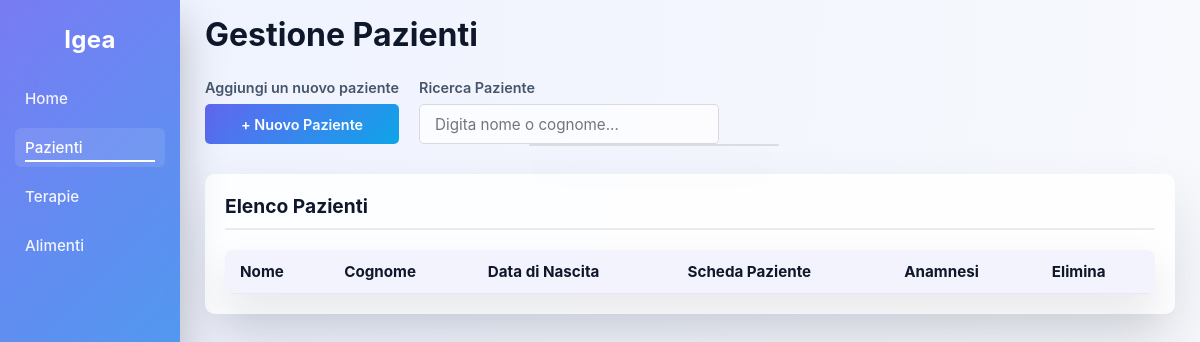
The page /pazienti.php on the database as committed earlier.
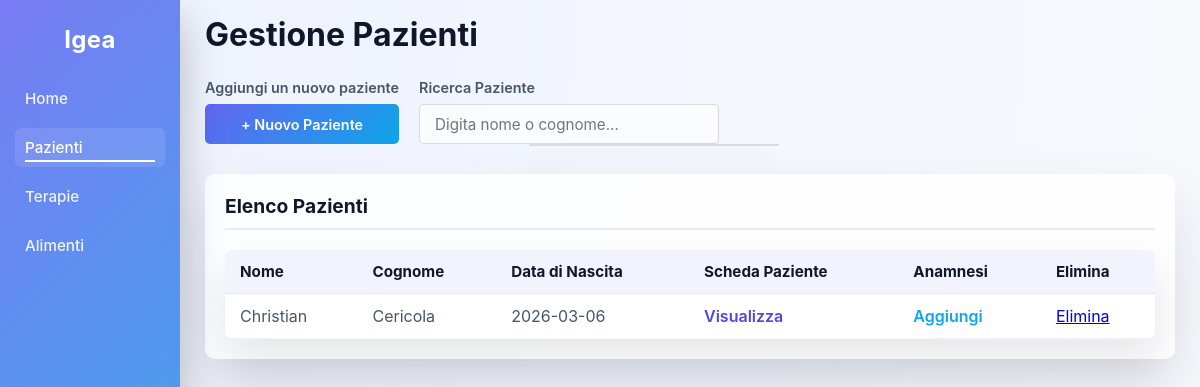
The same page on the database as committed later.
### tables this page shows
CREATE TABLE `paziente` (
  `id` int(11) NOT NULL,
  `nome` varchar(50) NOT NULL,
  `cognome` varchar(50) NOT NULL,
  `datanascita` date NOT NULL,
  `citta` varchar(50) NOT NULL,
  `indirizzo` varchar(200) NOT NULL,
  `civico` int(11) NOT NULL,
  `professione` varchar(50) DEFAULT NULL,
  `email` varchar(300) DEFAULT NULL,
  `telefono` varchar(20) DEFAULT NULL
);

### pazienti.php (the view, shortened to what this page needs)
<?php
$conn = new mysqli("localhost", "root", "", "terranova");
?>
<!DOCTYPE html>
<html lang="it">
<head>
    <link rel="stylesheet" href="style.css">
</head>
<body>
    <aside class="sidebar">
        <h1>Igea</h1>
        <nav>
            <a href="index.php">Home</a>
            <a href="pazienti.php" class="active">Pazienti</a>
            <a href="farmaci.php">Terapie</a>
            <a href="alimenti.php">Alimenti</a>
        </nav>
    </aside>
    <main class="main-content">
        <div>
            <h1 style="font-size: 2rem; color: #0f172a; margin-bottom: 25px; margin-top: 0;">Gestione Pazienti</h1>
            <div style="display: flex; align-items: flex-end; gap: 20px; margin-bottom: 30px;">
                <div>
                    <label style="display: block; font-size: 0.9rem; color: #475569; margin-bottom: 8px; font-weight: 600;">Aggiungi un nuovo paziente</label>
                    <a href="nuovo_paziente.php" class="btn-azione" style="height: 40px; padding: 0 20px; display: flex; align-items: center; justify-content: center; box-sizing: border-box; text-decoration: none;">+ Nuovo Paziente</a>
                </div>
                <div style="position: relative;">
                    <label style="display: block; font-size: 0.9rem; color: #475569; margin-bottom: 8px; font-weight: 600;">Ricerca Paziente</label>
                    <input type="text" id="searchPaziente" placeholder="Digita nome o cognome..." autocomplete="off" style="width: 300px; height: 40px; padding: 0 15px; border: 1px solid rgba(15,23,42,0.15); border-radius: 5px; box-sizing: border-box; font-size: 0.95rem; outline: none;">
                    <div id="risultatiRicerca"></div>
                </div>
            </div>
        </div>
        <div class="card-cruscotto">
            <h2 style="margin-top:0;">Elenco Pazienti</h2>
            <table>
                <thead>
                    <tr>
                        <th>Nome</th>
                        <th>Cognome</th>
                        <th>Data di Nascita</th>
                        <th>Scheda Paziente</th>
                        <th>Anamnesi</th>
                        <th>Elimina</th>
                    </tr>
                </thead>
                <tbody>
                <?php
                $query = "SELECT * FROM paziente ORDER BY cognome";
                $result = $conn->query($query);
                while ($row = $result->fetch_assoc()) {
                    echo "<tr>";
                    echo "<td>{$row['nome']}</td>";
                    echo "<td>{$row['cognome']}</td>";
                    echo "<td>{$row['datanascita']}</td>";
                    echo "<td>
                            <a href='scheda_paziente.php?id={$row['id']}' style='font-weight:600; text-decoration:none; color:#4f46e5;'>Visualizza</a>
                          </td>";
                    echo "<td>
                            <a href='aggiungi_anamnesi.php?id={$row['id']}' style='font-weight:600; text-decoration:none; color:#0ea5e9;'>Aggiungi</a>
                          </td>";
                    echo "<td>
                            <a href='#' onclick=\"confermaEliminazione('elimina_paziente.php?id=".$row['id']."'); return false;\">Elimina</a>
                          </td>";
                    echo "</tr>";
                }
                ?>
                </tbody>
            </table>
        </div>
    </main>
</body>
</html>

### style.css (style rules this page uses)
* { margin: 0; padding: 0; box-sizing: border-box; font-family: "Inter", system-ui, -apple-system, BlinkMacSystemFont, sans-serif; }
body { min-height: 100vh; background: radial-gradient(circle at top left, #eef2ff, #f8fafc); color: #0f172a; }
.sidebar { position: fixed; top: 0; left: 0; width: 180px; height: 100vh; z-index: 100; backdrop-filter: blur(14px); background: linear-gradient( 135deg, rgba(99,102,241,0.85), rgba(14,165,233,0.85) ); box-shadow: 0 20px 40px rgba(0,0,0,0.25); padding: 15px; }
.sidebar h1 { font-size: 1.5rem; margin-top: 10px; margin-bottom: 25px; text-align: center; color: white; letter-spacing: 0.3px; font-weight: 700; }
.sidebar nav { display: flex; flex-direction: column; gap: 10px; }
.sidebar nav a { color: white; text-decoration: none; padding: 10px; border-radius: 6px; font-size: 0.95rem; font-weight: 500; opacity: 0.9; transition: background 0.2s, color 0.2s, opacity 0.2s; position: relative; }
.sidebar nav a::after { content: ""; position: absolute; left: 10px; bottom: 5px; width: 0; height: 2px; background: white; transition: width 0.25s ease; }
.sidebar nav a:hover::after, .sidebar nav a.active::after { width: calc(100% - 20px); }
.sidebar nav a:hover, .sidebar nav a.active { opacity: 1; background-color: rgba(255, 255, 255, 0.1); }
.main-content { margin-left: 180px; padding: 15px 25px; }
#risultatiRicerca { position: absolute; top: 100%; left: 110px; width: 250px; border-radius: 6px; border: 1px solid rgba(15,23,42,0.15); background: rgba(255,255,255,0.97); box-shadow: 0 20px 40px rgba(15,23,42,0.15); z-index: 1000; max-height: 300px; overflow-y: auto; }
.card-cruscotto { background: rgba(255,255,255,0.85); backdrop-filter: blur(16px); border-radius: 10px; padding: 20px; box-shadow: 0 30px 60px rgba(15,23,42,0.12), inset 0 1px 0 rgba(255,255,255,0.4); }
.card-cruscotto h2 { margin-top: 0; font-size: 1.2rem; font-weight: 700; border-bottom: 2px solid rgba(15, 23, 42, 0.08); padding-bottom: 10px; margin-bottom: 15px; color: #0f172a; }
.btn-azione { display: inline-block; background: linear-gradient(135deg, #6366f1, #0ea5e9); color: white; text-decoration: none; padding: 8px 15px; border-radius: 5px; font-size: 0.9rem; font-weight: 600; border: none; cursor: pointer; transition: transform 0.2s ease, box-shadow 0.2s ease; }
label { display: block; margin-bottom: 5px; font-weight: 600; color: #0f172a; font-size: 0.9rem; }
input[type="text"], input[type="date"], input[type="email"], input[type="tel"], select { width: 100%; padding: 10px; border-radius: 6px; border: 1px solid rgba(15,23,42,0.15); background: rgba(255,255,255,0.7); font-size: 1rem; box-sizing: border-box; transition: border-color 0.2s, box-shadow 0.2s; }
table { width: 100%; border-collapse: collapse; background: white; border-radius: 8px; overflow: hidden; box-shadow: 0 20px 40px rgba(15,23,42,0.1); margin-top: 20px; }
th, td { padding: 12px 15px; text-align: left; border-bottom: 1px solid rgba(15,23,42,0.05); }
th { background-color: rgba(99,102,241,0.08); font-weight: 700; color: #0f172a; font-size: 0.95rem; }
td { color: #475569; }

Rows that differ between the two databases and show on the page:
added paziente: nome "Christian", cognome "Cericola", datanascita "2026-03-06"
